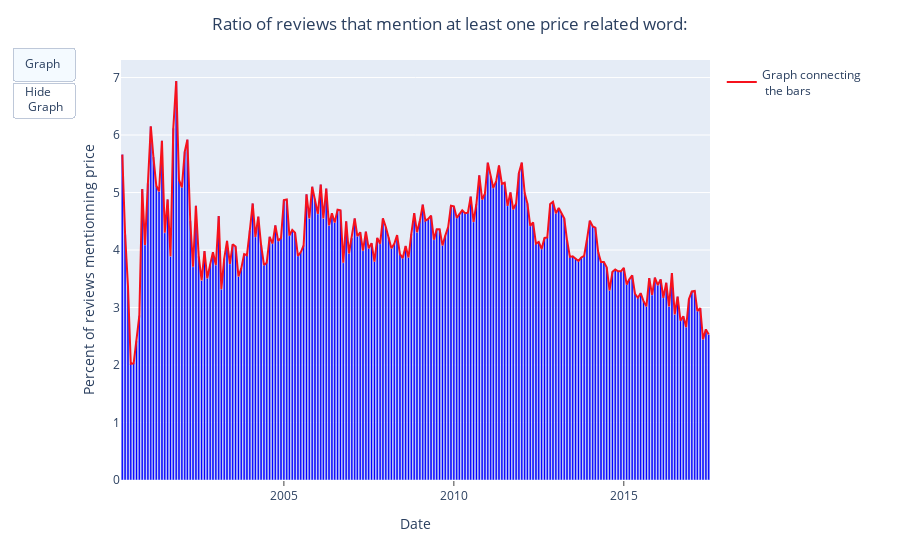

The cell this chart's notebook holds for it:
### Markdown cell above
# Figure 2:

### Code cell
fig = px.bar(df_ratio, x='month_year', y='ratio')
fig.update_traces(marker_color='blue')

fig.update_layout(
    #set title for x and y axis
    title = "Ratio of reviews that mention at least one price related word:",
    xaxis_title="Date", 
    yaxis_title="Percent of reviews mentionning price",
    #set margins
    margin=dict(l=30, r=190),
    #position title in the center
    title_x=0.5
)

fig.update_xaxes(
    #show x ticks
    ticks="outside",
)

#add the graph connecting the bars
fig.add_trace(go.Scatter(
    x=df_ratio['month_year'],
    y=df_ratio['ratio'],
    name="Graph connecting <br> the bars",
    line=dict(color="#f6111c"),
))

#Add the buttons to chose whether you want to see the graph
fig.update_layout(
    updatemenus=[
        dict(
            type="buttons",
            #If buttons are arranged on top or beside
            direction="down",
            #set positions
            x=-0.08,
            y= 1.03,
            buttons=list([
                dict(
                    label="Graph",
                    method="update",
                    args=[{"visible": [True, True]}]),
                dict(label="Hide <br> Graph",
                    method="update",
                    args=[{"visible": [True, False]}]),
            ]),
        )
    ])

fig.update_layout(
    paper_bgcolor='rgba(0,0,0,0)',
)

fig.show()

### Figure 1 — Plotly figure (JSON) as saved in the notebook; plotly's stock layout.template omitted (floating-point values rounded to 4 significant figures; data arrays with more than 128 entries replaced by an {"elided": "..."} marker saying what was removed)
{"data": [{"alignmentgroup": "True", "hovertemplate": "month_year=%{x}<br>ratio=%{y}<extra></extra>", "legendgroup": "", "marker": {"color": "blue", "pattern": {"shape": ""}}, "name": "", "offsetgroup": "", "orientation": "v", "showlegend": false, "textposition": "auto", "type": "bar", "x": {"elided": "208 str values"}, "xaxis": "x", "y": {"elided": "208 float values"}, "yaxis": "y"}, {"line": {"color": "#f6111c"}, "name": "Graph connecting <br> the bars", "type": "scatter", "x": {"elided": "208 str values"}, "y": {"elided": "208 float values"}}], "layout": {"barmode": "relative", "legend": {"tracegroupgap": 0}, "margin": {"l": 30, "r": 190, "t": 60}, "paper_bgcolor": "rgba(0,0,0,0)", "title": {"text": "Ratio of reviews that mention at least one price related word:", "x": 0.5}, "updatemenus": [{"buttons": [{"args": [{"visible": [true, true]}], "label": "Graph", "method": "update"}, {"args": [{"visible": [true, false]}], "label": "Hide <br> Graph", "method": "update"}], "direction": "down", "type": "buttons", "x": -0.08, "y": 1.03}], "xaxis": {"anchor": "y", "domain": [0, 1], "ticks": "outside", "title": {"text": "Date"}}, "yaxis": {"anchor": "x", "domain": [0, 1], "title": {"text": "Percent of reviews mentionning price"}}}}
